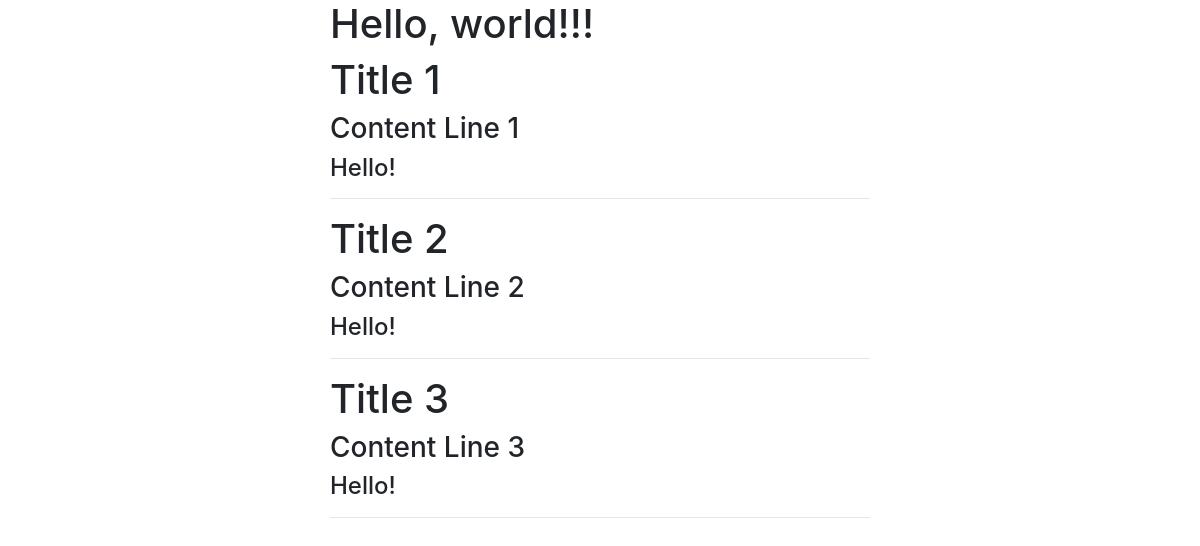
The page /blog/ on the database as committed earlier.
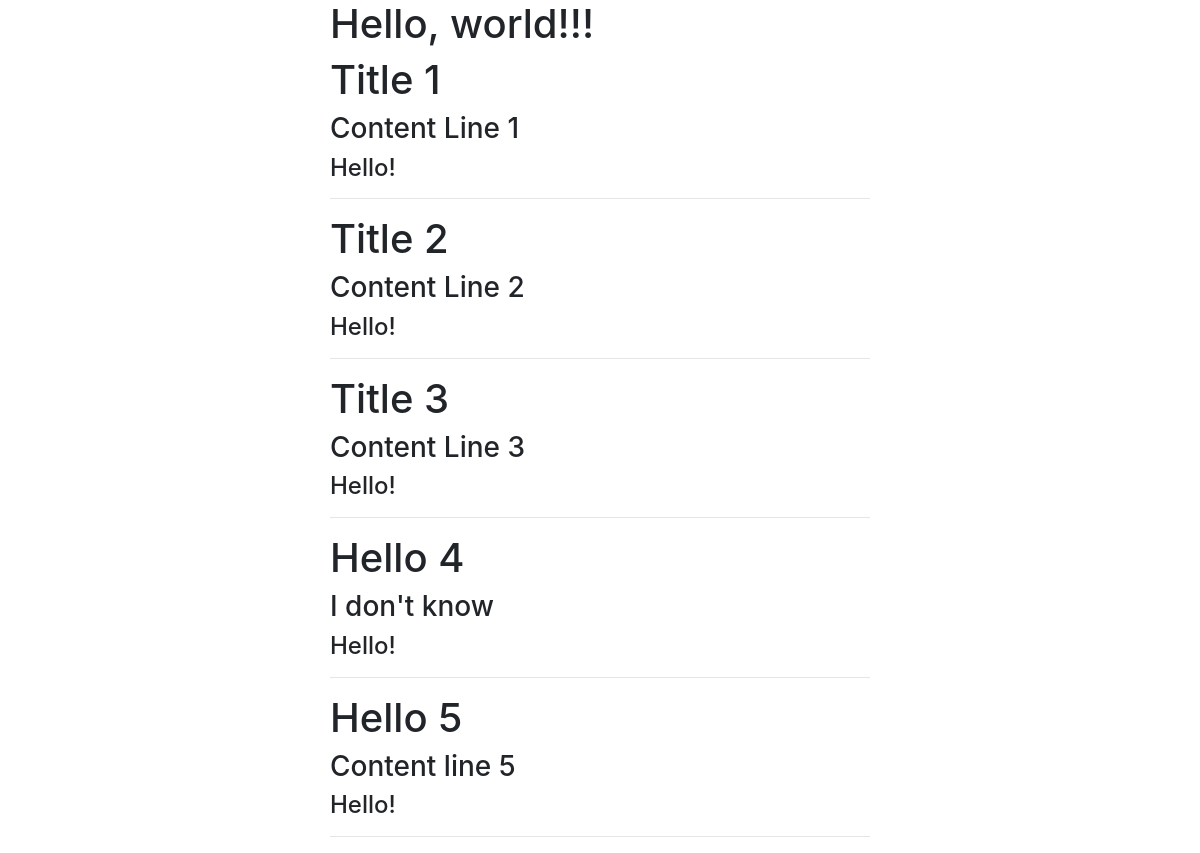
The same page on the database as committed later.
### blog/models.py (models this page shows)
class BlogPost(models.Model):
    title   = models.CharField(max_length=120)
    slug    = models.SlugField(unique=True) # hello world = hello-world in this url we want.
    content = models.TextField(null=True, blank=True)

### blog/views.py (the view)
# urls.py: path('', blogpost_list),
def blogpost_list(request):
    query = BlogPost.objects.all()
    template_name = "blog/list.html"
    context = {"object_list": query}
    return render(request, template_name, context)

### blog/templates/blog/list.html
{% extends "index.html" %}
{% block content %}
    {% for i in object_list %}
        <h1> {{i.title}} </h1>
        <h3> {{i.content}} </h3>
        <h4>Hello!</h4>
        <hr>
    {% endfor%}
{% endblock %}

### templates/index.html (shortened to what this page needs)
<!doctype html>
<html lang="en">
  <head>
    <link rel="stylesheet" href="https://stackpath.bootstrapcdn.com/bootstrap/4.4.1/css/bootstrap.min.css">
  </head>
  <body>
      <div class="container">
        <div class="row">
            <div class="col-6 mx-auto">
                <h1>Hello, world!!!</h1>
                {% block content %}
                {% endblock %}
            </div>
        </div>
      </div>
  </body>
</html>

Rows that differ between the two databases and show on the page:
added BlogPost: title "Hello 4", content "I don't know"
added BlogPost: title "Hello 5", content "Content line 5"
